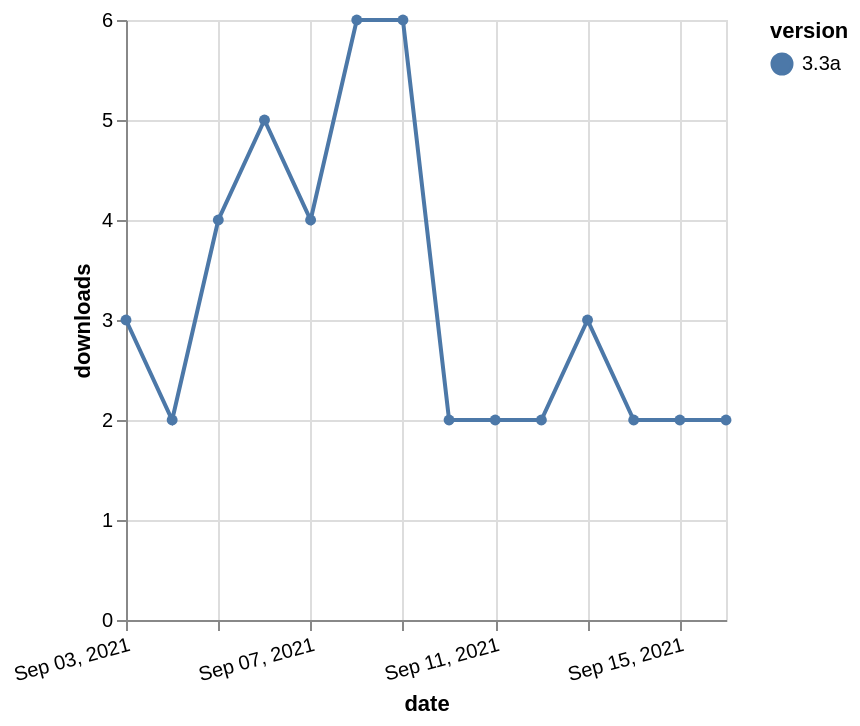

Here is the Vega-Lite specification saved for this chart:
### Vega-Lite specification from a JSON file in a GitHub repository (floating-point values rounded to 4 significant figures)
{"$schema": "https://vega.github.io/schema/vega-lite/v5.json", "description": "A simple bar chart with embedded data.", "data": {"values": [{"date": "2021-09-03", "total": 4720, "delta": 3, "version": "3.3a"}, {"date": "2021-09-04", "total": 4722, "delta": 2, "version": "3.3a"}, {"date": "2021-09-05", "total": 4726, "delta": 4, "version": "3.3a"}, {"date": "2021-09-06", "total": 4731, "delta": 5, "version": "3.3a"}, {"date": "2021-09-07", "total": 4735, "delta": 4, "version": "3.3a"}, {"date": "2021-09-08", "total": 4741, "delta": 6, "version": "3.3a"}, {"date": "2021-09-09", "total": 4747, "delta": 6, "version": "3.3a"}, {"date": "2021-09-10", "total": 4749, "delta": 2, "version": "3.3a"}, {"date": "2021-09-11", "total": 4751, "delta": 2, "version": "3.3a"}, {"date": "2021-09-12", "total": 4753, "delta": 2, "version": "3.3a"}, {"date": "2021-09-13", "total": 4756, "delta": 3, "version": "3.3a"}, {"date": "2021-09-14", "total": 4758, "delta": 2, "version": "3.3a"}, {"date": "2021-09-15", "total": 4760, "delta": 2, "version": "3.3a"}, {"date": "2021-09-16", "total": 4762, "delta": 2, "version": "3.3a"}]}, "width": "container", "mark": {"type": "line", "point": {"filled": true}}, "encoding": {"x": {"field": "date", "type": "temporal", "timeUnit": "yearmonthdate", "title": "date", "axis": {"labelAngle": -15}}, "y": {"field": "delta", "type": "quantitative", "title": "downloads"}, "color": {"field": "version", "type": "nominal"}, "tooltip": {"field": "delta"}}}
